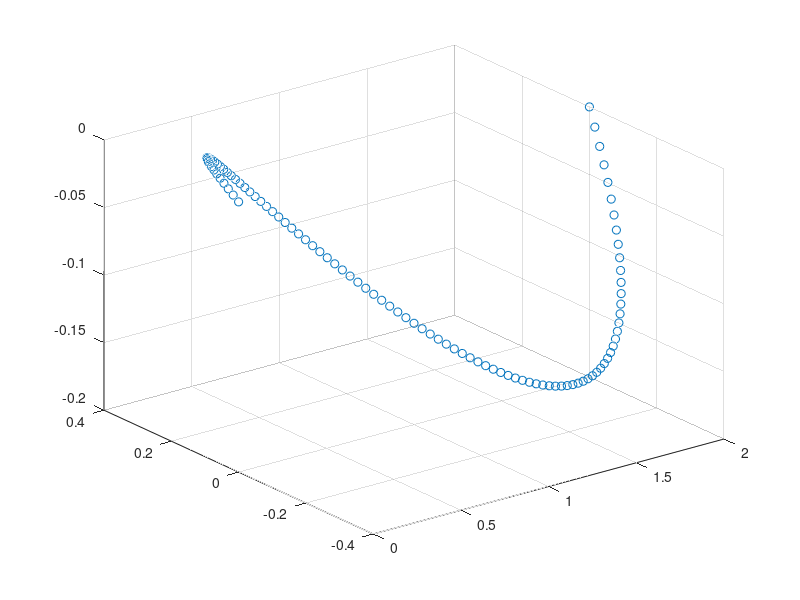

Write the MATLAB code that produced this figure. (Note: this script raises an error after producing the figure.)
%% Ferguson Curve in 3D

clear all; close all; clc
%% by matrices (using Loop) [discrete]
theta_0=pi/4;theta_1=pi/4; theta_2=pi/4; alpha=5;
r0=[0 0 0];
r1=[2 0 0];
t0=[alpha*cos(theta_0) alpha*sin(theta_0) 0];
t1=[alpha*cos(theta_1) alpha*cos(theta_1) 1];
Sum_Ud=[];

for ud=0:0.01:1;
    Ud = [1 ud ud^2 ud^3];
    Sum_Ud=cat(1,Sum_Ud,Ud);
end

C=[1 0 0 0; 0 0 1 0;-3 3 -2 -1;2 -2 1 1];
S=[r0; r1; t0; t1];

R = Sum_Ud*C*S;
%Plot
figure(1)
plot3(R(:,1),R(:,2),R(:,3),'o')
hold on
grid on

%% by matrices (using syms) [analytic]
syms u
theta_0=pi/4;theta_1=pi/4; alpha=5;
r0=[0 0 0];
r1=[2 0 0];
t0=[alpha*cos(theta_0) alpha*sin(theta_0) 0];
t1=[alpha*cos(theta_1) alpha*cos(theta_1) 1];
U = [1 u u^2 u^3];

C=[1 0 0 0; 0 0 1 0;-3 3 -2 -1;2 -2 1 1];
S=[r0; r1; t0; t1];

R = U*C*S;
%Plot
figure(1)
ezplot3(R(1),R(2),R(3),[0 1])
hold on
grid on